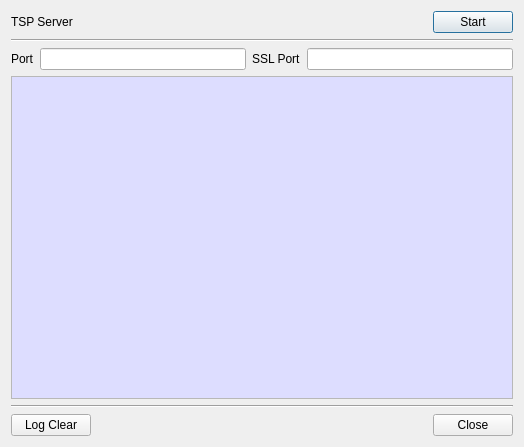
<?xml version="1.0" encoding="UTF-8"?>
<ui version="4.0">
 <class>TSPServerDlg</class>
 <widget class="QDialog" name="TSPServerDlg">
  <property name="geometry">
   <rect>
    <x>0</x>
    <y>0</y>
    <width>524</width>
    <height>447</height>
   </rect>
  </property>
  <property name="windowTitle">
   <string>Dialog</string>
  </property>
  <layout class="QVBoxLayout" name="verticalLayout">
   <item>
    <layout class="QGridLayout" name="gridLayout_3">
     <property name="topMargin">
      <number>0</number>
     </property>
     <item row="0" column="2">
      <widget class="QPushButton" name="mStartBtn">
       <property name="text">
        <string>Start</string>
       </property>
      </widget>
     </item>
     <item row="0" column="0">
      <widget class="QLabel" name="label">
       <property name="text">
        <string>TSP Server</string>
       </property>
      </widget>
     </item>
     <item row="0" column="1">
      <spacer name="horizontalSpacer_2">
       <property name="orientation">
        <enum>Qt::Horizontal</enum>
       </property>
       <property name="sizeHint" stdset="0">
        <size>
         <width>40</width>
         <height>20</height>
        </size>
       </property>
      </spacer>
     </item>
    </layout>
   </item>
   <item>
    <widget class="Line" name="line">
     <property name="orientation">
      <enum>Qt::Horizontal</enum>
     </property>
    </widget>
   </item>
   <item>
    <layout class="QGridLayout" name="gridLayout_2">
     <property name="topMargin">
      <number>0</number>
     </property>
     <item row="0" column="0">
      <widget class="QLabel" name="label_2">
       <property name="text">
        <string>Port</string>
       </property>
      </widget>
     </item>
     <item row="0" column="1">
      <widget class="QLineEdit" name="mPortText"/>
     </item>
     <item row="0" column="2">
      <widget class="QLabel" name="label_3">
       <property name="text">
        <string>SSL Port</string>
       </property>
      </widget>
     </item>
     <item row="0" column="3">
      <widget class="QLineEdit" name="mSSLPortText"/>
     </item>
    </layout>
   </item>
   <item>
    <widget class="QPlainTextEdit" name="mLogText">
     <property name="minimumSize">
      <size>
       <width>500</width>
       <height>0</height>
      </size>
     </property>
     <property name="palette">
      <palette>
       <active>
        <colorrole role="Base">
         <brush brushstyle="SolidPattern">
          <color alpha="255">
           <red>221</red>
           <green>221</green>
           <blue>255</blue>
          </color>
         </brush>
        </colorrole>
       </active>
       <inactive>
        <colorrole role="Base">
         <brush brushstyle="SolidPattern">
          <color alpha="255">
           <red>221</red>
           <green>221</green>
           <blue>255</blue>
          </color>
         </brush>
        </colorrole>
       </inactive>
       <disabled/>
      </palette>
     </property>
     <property name="readOnly">
      <bool>true</bool>
     </property>
    </widget>
   </item>
   <item>
    <widget class="Line" name="line_2">
     <property name="orientation">
      <enum>Qt::Horizontal</enum>
     </property>
    </widget>
   </item>
   <item>
    <layout class="QGridLayout" name="gridLayout">
     <item row="0" column="1">
      <spacer name="horizontalSpacer">
       <property name="orientation">
        <enum>Qt::Horizontal</enum>
       </property>
       <property name="sizeHint" stdset="0">
        <size>
         <width>40</width>
         <height>20</height>
        </size>
       </property>
      </spacer>
     </item>
     <item row="0" column="2">
      <widget class="QPushButton" name="mCloseBtn">
       <property name="text">
        <string>Close</string>
       </property>
      </widget>
     </item>
     <item row="0" column="0">
      <widget class="QPushButton" name="mLogClearBtn">
       <property name="text">
        <string>Log Clear</string>
       </property>
      </widget>
     </item>
    </layout>
   </item>
  </layout>
 </widget>
 <resources/>
 <connections/>
</ui>
